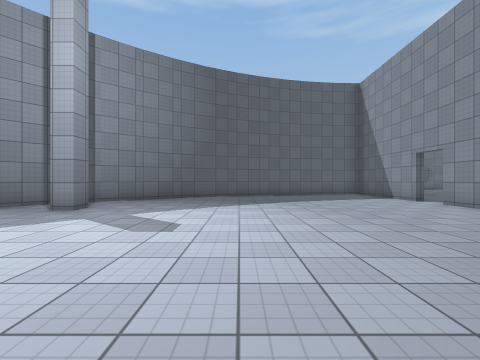
View 1 (above)

24 first-person views from a walk through a 3-D level made in the Unity game engine. The camera is 1.3 m above the floor, looks level and sees 90° across. The floor is counted in squares, 2 m on a side. Each view is taken from the middle of a square. On the plan, view 1 faces up. The plan holds only what a view shows up to about 9 squares ahead; the rest is blank. The place goes on beyond the plan. The player character is not drawn. Surface patterns are stand-ins for the level's own textures.

View 2
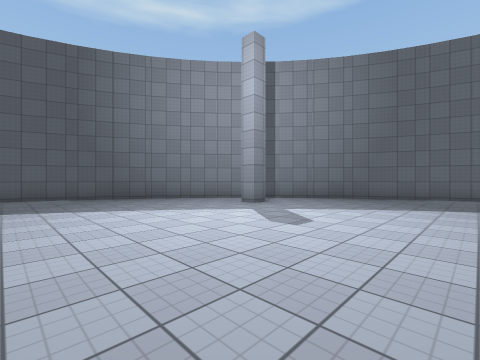

View 3
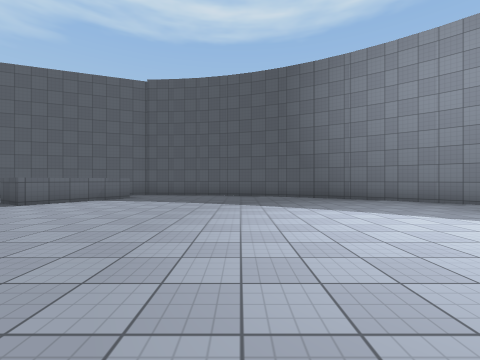

View 4
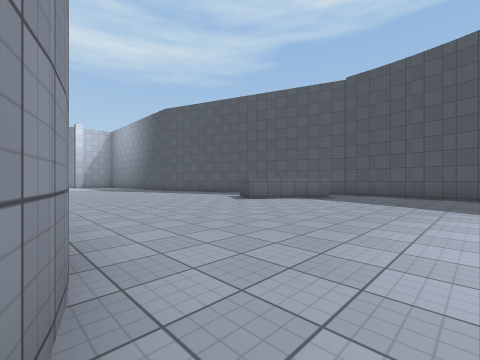

View 5
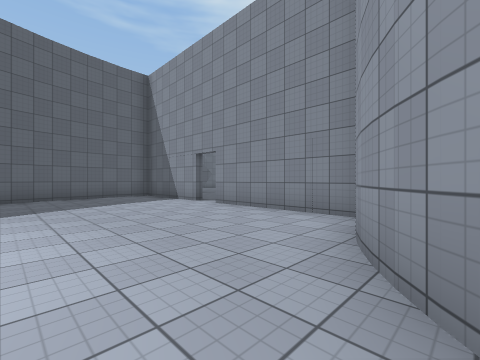

View 6
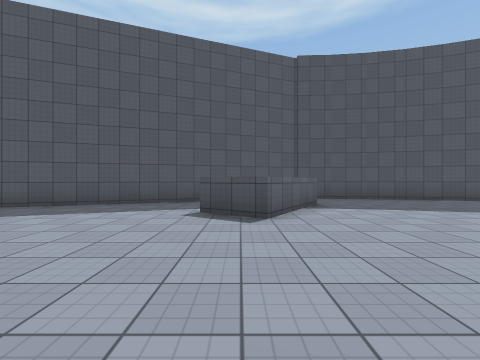

View 7
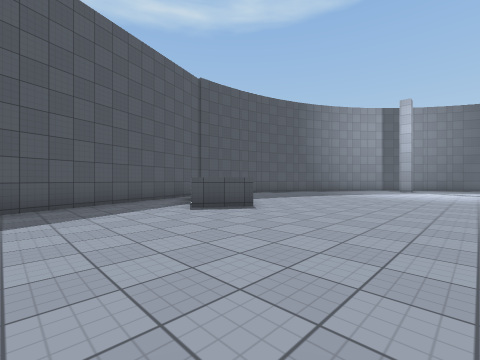

View 8
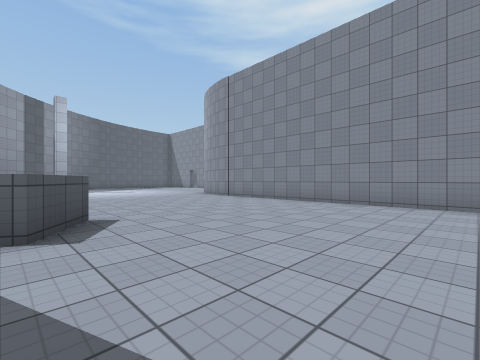

View 9
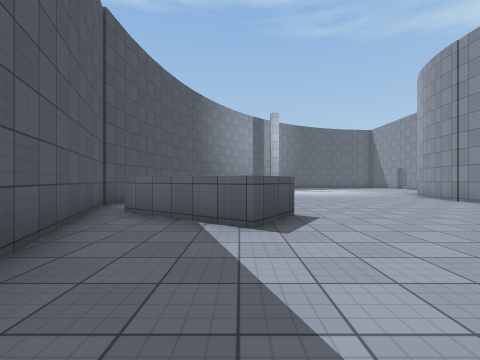

View 10
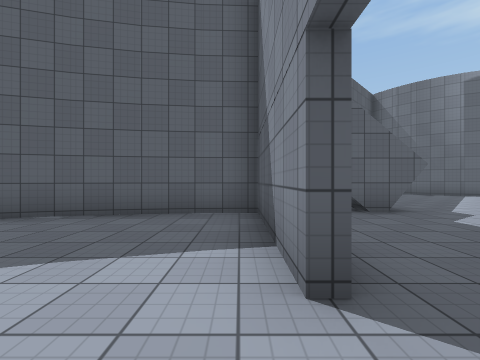

View 11
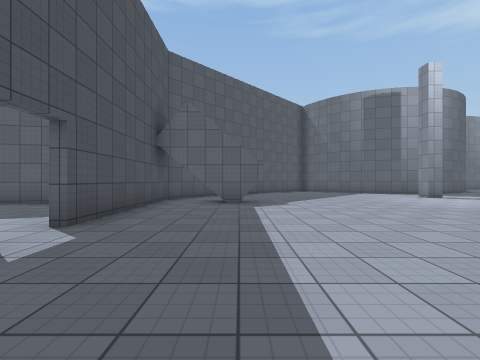

View 12
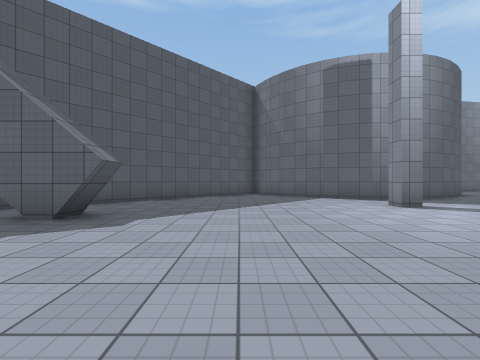

View 13
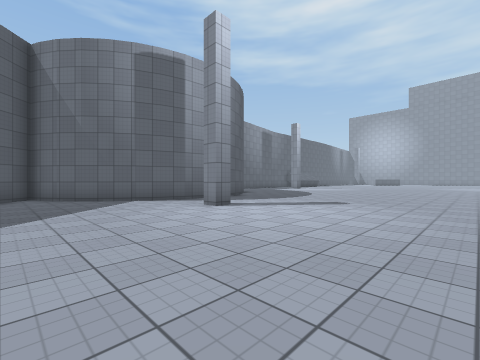

View 14
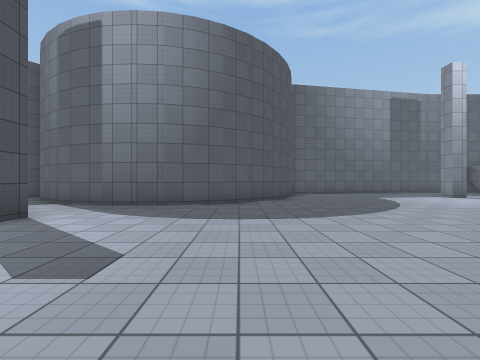

View 15
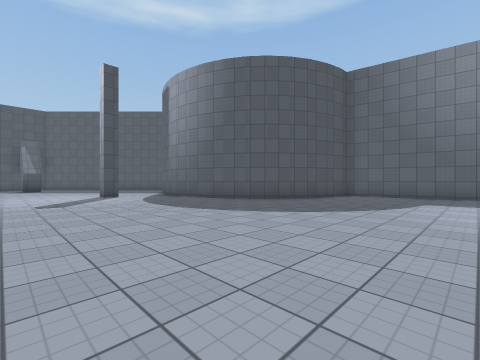

View 16
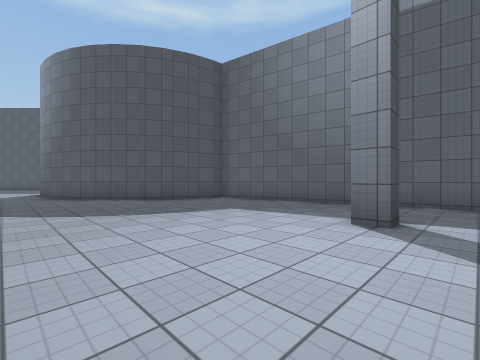

View 17
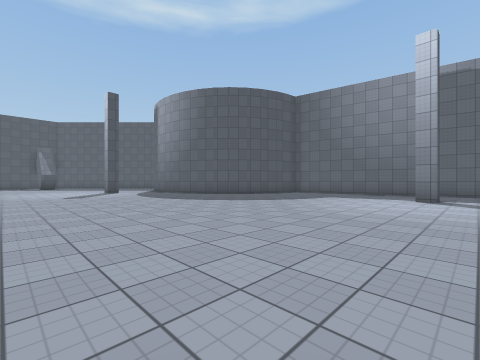

View 18
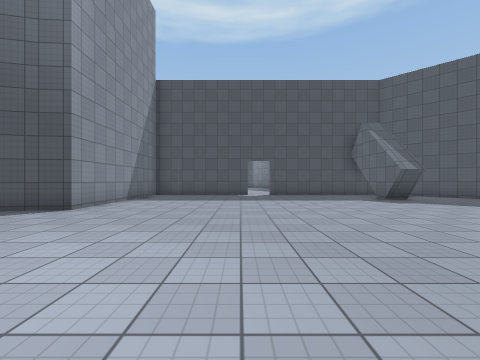

View 19
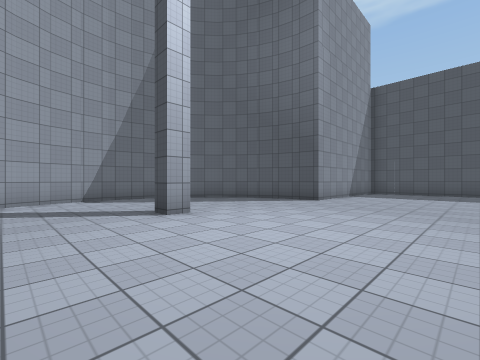

View 20
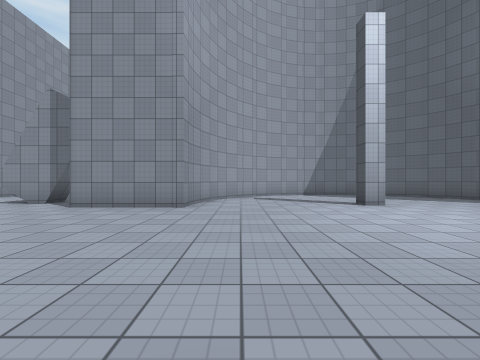

View 21
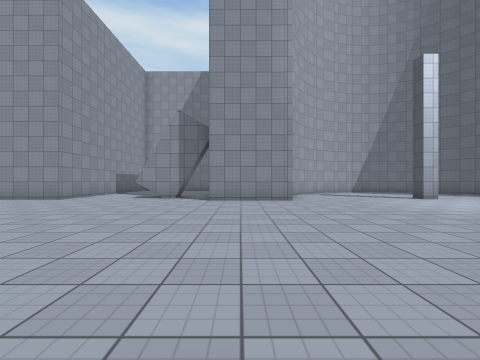

View 22
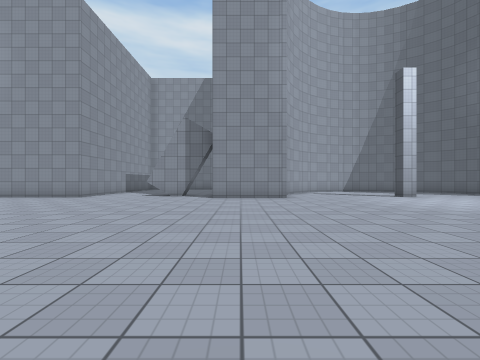

View 23
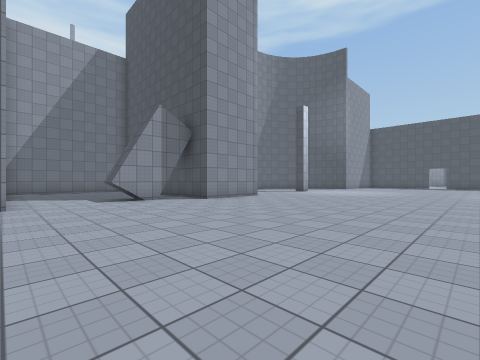

View 24
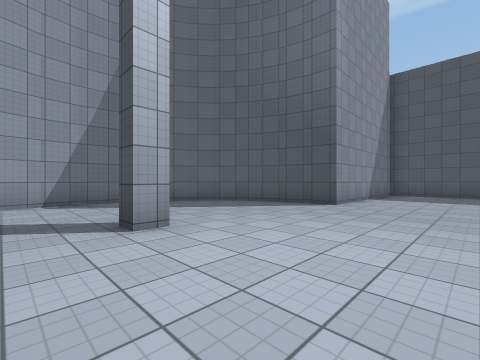

### Floor plan
Points are (right, up) in squares from view 1. A wall is a line through its corners. A room is listed if a view was taken in it or the views show most of it. See-through windows are left out.
Room 1 (views 1, 2, 3, 4, 5, 6, 7, 8, 9, 10)
walls: (0.7, -1.6) (1, -0.8); (0.6, -2.3) (0.8, -1.4); (2.2, 1) (2.7, 1.4) (3.4, 1.8); (3.3, 1.8) (3.9, 2); (-3.5, 5.6) (-3.5, 5.1) (-4.1, 5.1); (-7.7, 2.8) (-8.2, 1.6); (-8.3, 1.7) (-9.3, -1.7); (-6.5, 4.8) (-7.9, 2.7); (-7.6, -3.9) (-5, -5.5) (-5.8, -6.8) (-8.4, -5.1); (-9.2, -1.6) (-9.3, -4); (-4.2, 7.3) (-6.6, 4.7); (5.4, 2.5) (5.4, 6.4); (-9.4, -4) (-7, -10.5); (-2.4, 8.6) (-4.2, 7.2); (-0.2, 9.8) (-2.4, 8.5); (5.4, 7.2) (5.4, 10.8) (4.2, 10.8); (0.7, -10) (0.7, -2.2); (3.2, 10.7) (-0.3, 9.7); (4.3, 10.7) (3.1, 10.6)
ways out: opening at (6, 7) to room 2
Room 2 (views 11, 12, 13, 14, 15, 16, 17, 18, 19, 20, 21, 22, 23, 24)
walls: (15.3, 13.2) (15.3, 12.7) (14.8, 12.7) (14.8, 13.2); (17.1, 15.1) (16.2, 15.1); (17.9, 15.3) (17, 15.1); (16.3, 15.1) (15.5, 15.1) (14.6, 15.3); (18.6, 15.7) (17.8, 15.3); (14.8, 15.3) (14, 15.6) (13.3, 16.1); (19.3, 16.1) (18.5, 15.6); (15.2, 1.9) (15.8, 1.9) (15.8, 1.4); (20.2, 1.6) (20.3, 2.4) (23, 2.4) (23, 1.2); (19.8, 16.6) (19.2, 16); (13.3, 16) (12.7, 16.6); (20.1, 0.8) (20.3, 1.6); (20.4, 17.2) (19.8, 16.5); (12.8, 16.5) (12.2, 17.2); (20.8, 17.8) (20.3, 17.1); (23.9, 1.5) (25.6, 1.5); (19.4, -0.5) (19.8, 0.2) (20.1, 1); (8.7, 11.6) (8.7, 10.8); (12.3, 17.1) (11.8, 17.8); (8.4, 11.6) (8.4, 10.8) (6.6, 10.8); (18.9, -1) (19.4, -0.4); (8.3, 11.6) (8.3, 10.8); (21, 18.6) (20.7, 17.8); (10.9, 1.7) (11.1, 0.9); (11, 0.9) (11.4, 0.1); (21.2, 19.4) (21, 18.4); (9.6, 16) (5.6, 12) (5.6, 7.2); (11.3, 0.2) (11.8, -0.5); (11.7, 18.1) (11, 17.4); (16.9, -2.2) (17.7, -1.9) (18.1, -1.6); (11.7, -0.4) (12.2, -1) (12.8, -1.5) (13.3, -1.8); (14.1, -2.1) (14.9, -2.3); (14.7, -2.3) (15.6, -2.4) (16.3, -2.3) (17.1, -2.1); (27.9, 1) (27.9, 2.1) (28.5, 2.1); (5.6, 6) (5.6, 3.6); (6.9, 2.4) (10.8, 2.4) (10.9, 1.5); (27.2, 18.2) (27.2, 17.7) (26.6, 17.7); (28, 21) (21.3, 19.8) (21.2, 19.3)
low walls: (8.1, 11.6) (8.1, 10.8)
ways out: opening at (6, 7) to room 1; opening at (26.5, 1)

Where each view was taken, in squares from view 1:
view 1: 0 up, 0 right, facing up
view 2: 0 up, 1 right, facing up-left
view 3: 0 up, 1 right, facing left
view 4: 0 up, 1 right, facing down-left
view 5: 1 up, 1 right, facing up-right
view 6: 6 down, 1 left, facing left
view 7: 10 down, 1 left, facing up-left
view 8: 10 down, 6 left, facing up-right
view 9: 10 down, 6 left, facing up
view 10: 6 up, 5 right, facing up
view 11: 4 up, 8 right, facing up
view 12: 7 up, 11 right, facing up
view 13: 8 up, 11 right, facing up-right
view 14: 9 up, 19 right, facing up
view 15: 10 up, 25 right, facing up-left
view 16: 14 up, 28 right, facing up-left
view 17: 9 up, 28 right, facing up-left
view 18: 6 up, 16 right, facing left
view 19: 6 up, 18 right, facing down-left
view 20: 8 up, 19 right, facing down
view 21: 10 up, 22 right, facing down
view 22: 11 up, 22 right, facing down
view 23: 9 up, 28 right, facing down-left
view 24: 5 up, 17 right, facing down-left
